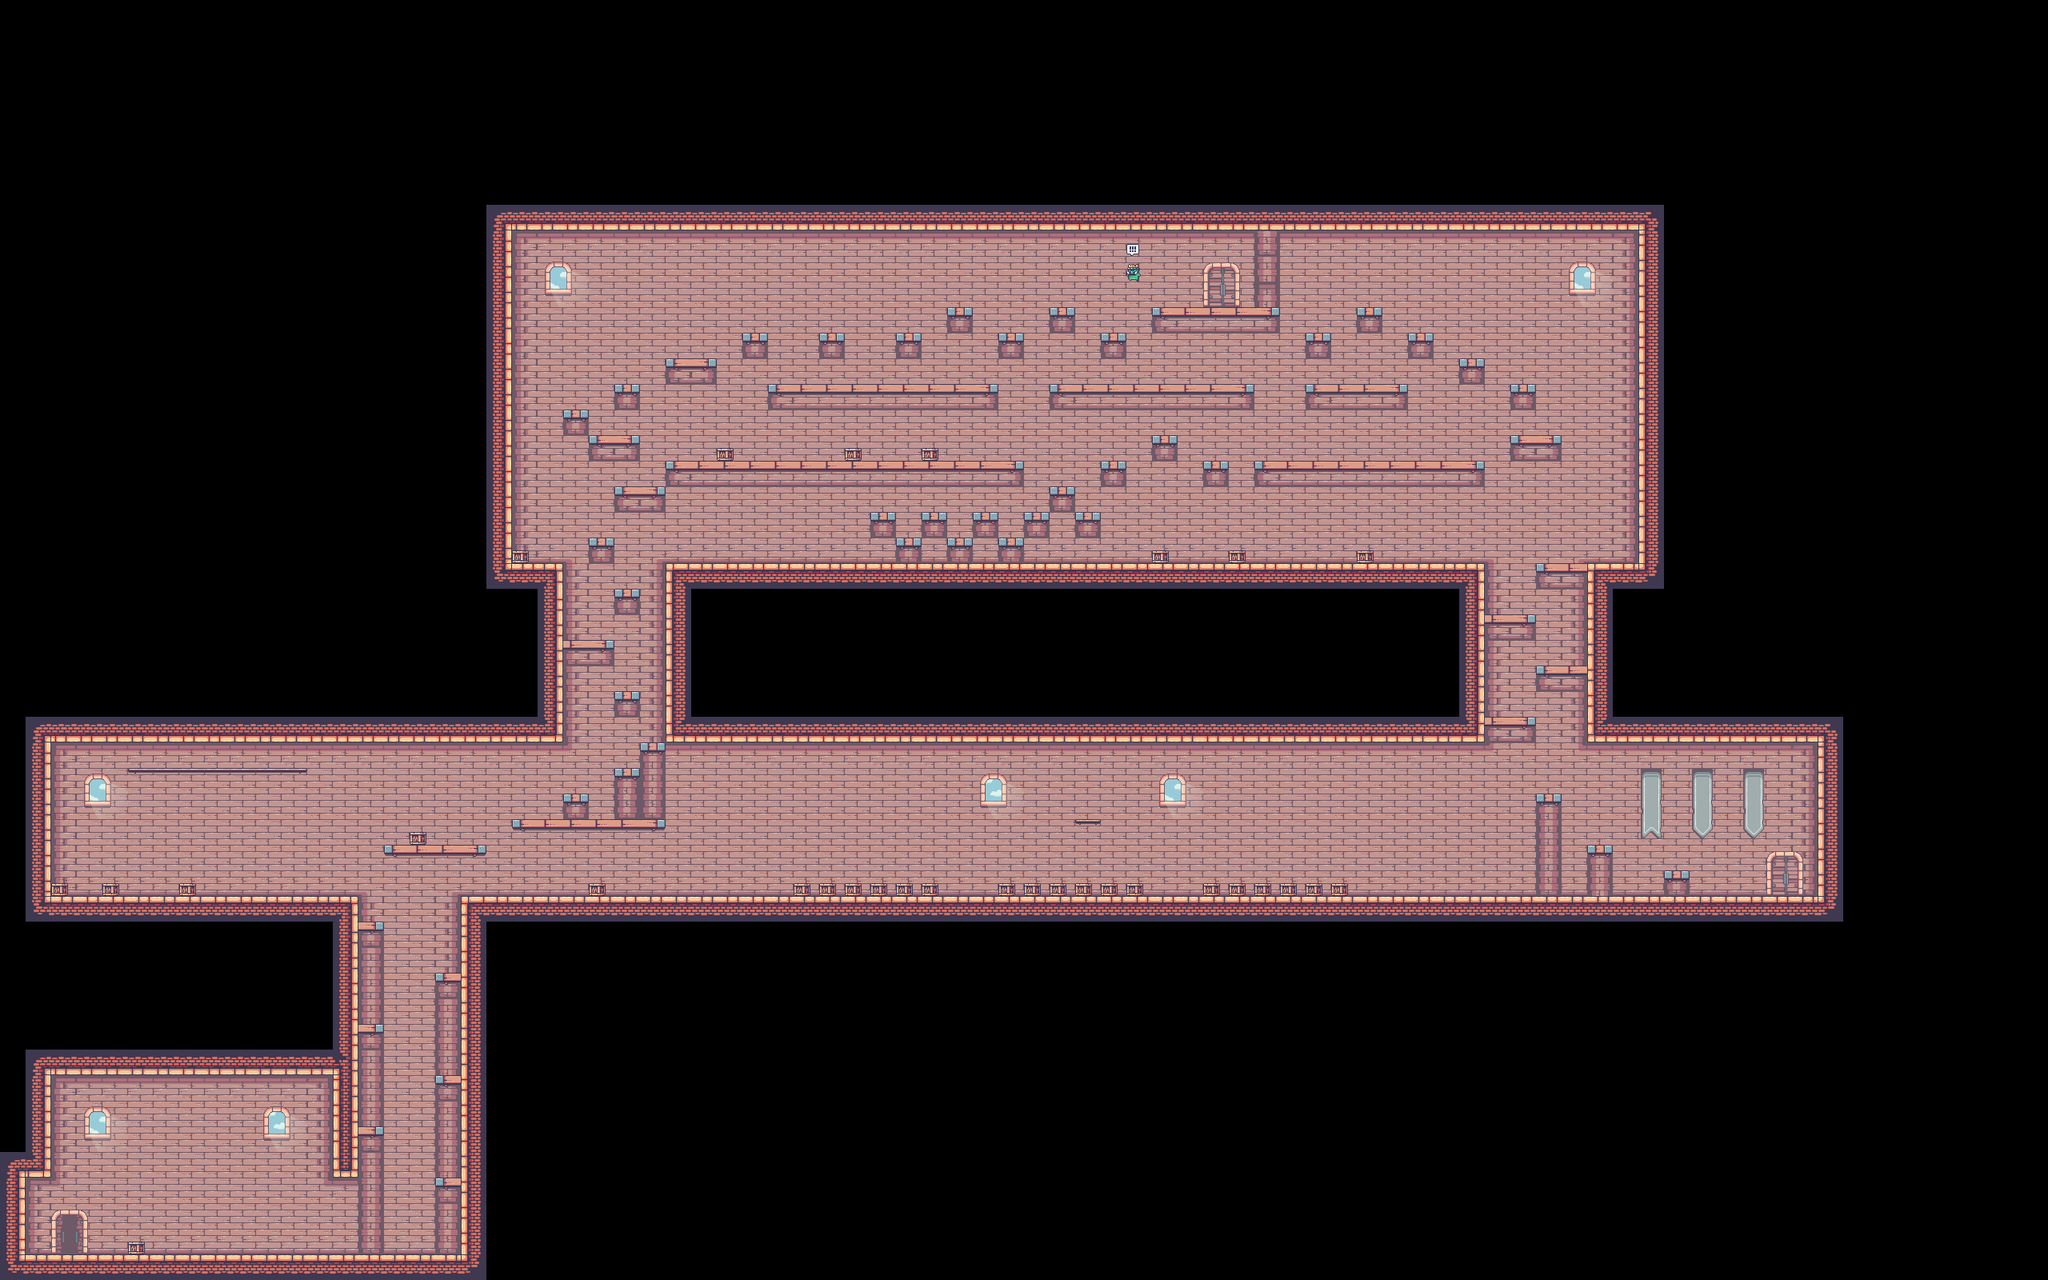

This is a level from a 2D game, rendered from its Tiled map with the project's own tilesets. A one-line summary and the map file follow, with tile-layer data summarised:
An orthogonal 80x50 tile map with 32x32 px tiles, 3 tile layers (Base, Collisions, Details).

<map version="1.4" tiledversion="1.4.2" orientation="orthogonal" renderorder="right-down" width="80" height="50" tilewidth="32" tileheight="32" infinite="0" nextlayerid="4" nextobjectid="1">
 <tileset firstgid="1" name="mapTiles" tilewidth="32" tileheight="32" tilecount="961" columns="31">
  <image source="mapTiles.png" width="1000" height="1000" />
 </tileset>
 <layer id="1" name="Base" width="80" height="50" locked="1">
  <properties>
   <property name="collider" type="bool" value="false" />
  </properties>
  <data>[4000 cells, 1181 non-empty, 17 distinct tile ids]</data>
 </layer>
 <layer id="2" name="Collisions" width="80" height="50" locked="1">
  <properties>
   <property name="collider" type="bool" value="true" />
  </properties>
  <data>[4000 cells, 491 non-empty, 24 distinct tile ids]</data>
 </layer>
 <layer id="3" name="Details" width="80" height="50" locked="1">
  <properties>
   <property name="collider" type="bool" value="false" />
  </properties>
  <data>[4000 cells, 59 non-empty, 26 distinct tile ids]</data>
 </layer>
</map>